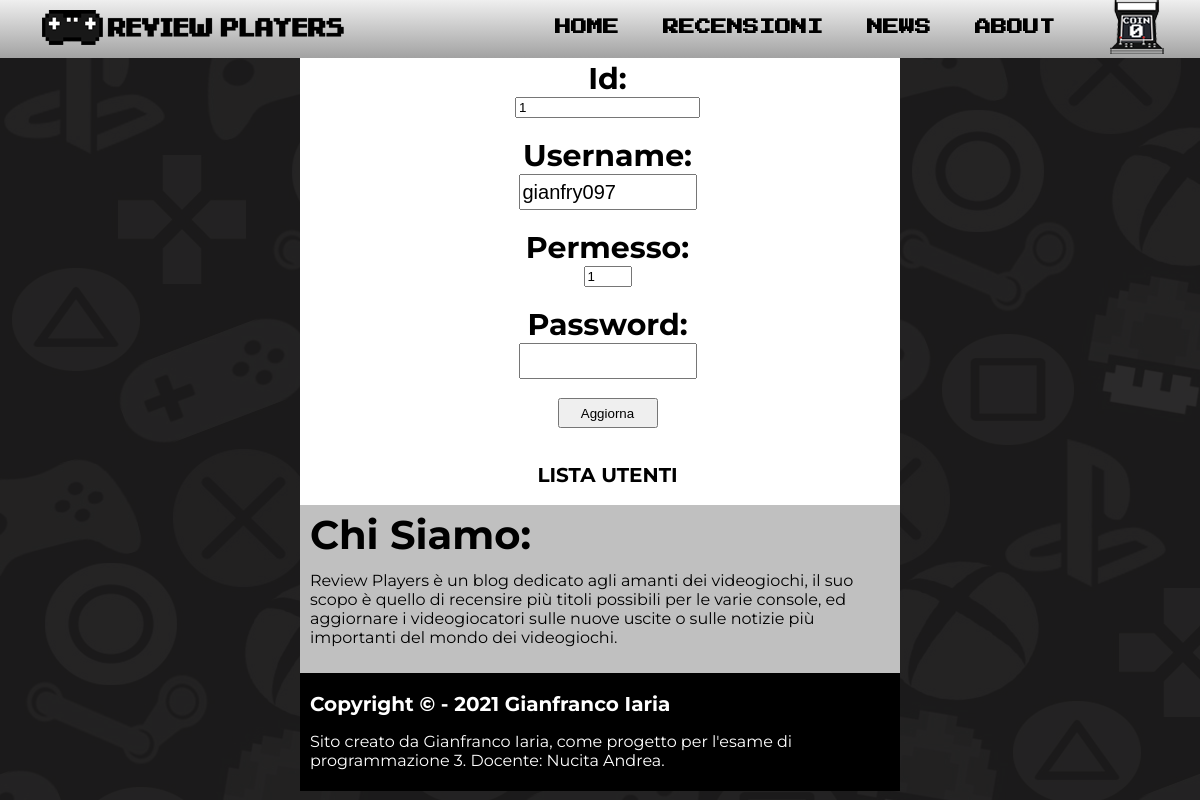
The page /include/aggiornamento/modificautenti.php?id=1 (signed in) on the database its author committed.
### tables this page shows
CREATE TABLE `utenti` (
  `id` int(10) UNSIGNED NOT NULL,
  `username` varchar(50) NOT NULL,
  `password` varchar(100) NOT NULL,
  `permesso` int(11) NOT NULL
);

### include/aggiornamento/modificautenti.php (the view, shortened to what this page needs)
<?php
    if(!isset($_SESSION['username']) || !isset($_SESSION['grant']) ) {
        ?> <script> alert("Non hai l'autorizzazione per accedere a questa pagina!"); window.location = "../../index.php"; </script> <?php
    }else {
    	?>
		<!DOCTYPE html>
		<html lang="it">
 		<head>
	    	<link rel="stylesheet" type="text/css" href="../../css/stylemodificautenti.css?version=2.0"/>
	    	<link rel="stylesheet" media="screen and (max-width:655px)" href="../../css/mobile.css?version=1.0">
		</head>
		 <body>
		    <header>
		        <div class="logo">
		            <a href="../../index.php"><img src="../../images/logo.png" alt="logo"/></a>
		        </div>
		        <nav>
		            <ul>
		                <li><a href="../../index.php">HOME</a></li>
		                <li><a href="../../pagine/recensioni.php">RECENSIONI</a></li>
		                <li><a href="../../pagine/news.php">NEWS</a></li>
		                <li><a href="#chisiamo">ABOUT</a></li>
		            </ul>
		        </nav>
		        <div class="admin">
		            <a href="../../pagine/accesso.php"><img src="../../images/admin1.png" onmouseover="src='../../images/out.png'" onmouseout="src='../../images/admin1.png'"></a>
		        </div>
		    </header>
		    <div class="content">
		        <?php
		            include('../dbconfig.php');
		            $id = $_GET['id'];
		            $sql = "SELECT * FROM utenti WHERE id ='$id'";
		            $risultati = mysqli_query($connection,$sql) or die(mysqli_error($connection));
		            if (mysqli_num_rows($risultati) > 0) {
		            while($row = mysqli_fetch_assoc($risultati)) {
		                if(isset($_POST['aggiorna'])) {
		                	$updateid = $_POST['id'];
		                    $updateuser = $_POST['user'];
		                    $updatepass = $_POST['password'];
		                    $updatepermesso = $_POST['permesso'];
		                    $updateuser = stripslashes($updateuser);
		                    $updatepass = stripslashes($updatepass);
							$pattern = '/^[A-Za-z0-9]{6,15}$/';
							$pattern2 = '/^(?=.*\d)(?=.*[A-Z])(?=.*[a-z])(?=.*[_.\-()?#;:!@])[0-9A-Za-z_.\-()?#;:!@]{6,15}$/';
							if (empty($updateuser) || empty($updatepass)) {
								?> <script> window.alert('Non puoi lasciare campi vuoti!'); window.location.href='../../pagine/utente/utenti.php'; </script> <?php
						    } else if (strlen($updateuser) < 6) {
								?> <script> window.alert('Username non valido. Deve contenere almeno 6 caratteri'); window.location.href='../../pagine/utente/utenti.php'; </script> <?php ;
							} else if (strlen($updatepass) < 6) {
							    ?> <script> window.alert('Password non valida. Deve contenere almeno 6 caratteri'); window.location.href='../../pagine/utente/utenti.php'; </script> <?php ;
							} else if (!preg_match($pattern, $updateuser)) {
							    ?> <script> window.alert('Username non valido. Hai inserito caratteri speciali o hai superato il massimo di 15 caratteri!'); window.location.href='../../pagine/utente/utenti.php'; </script> <?php ;
							} else if (!preg_match($pattern2, $updatepass)) {
							    ?> <script> window.alert('Password non valida. Inserisci numeri, lettere ed un carattere speciale, e non superare i 15 caratteri!'); window.location.href='../../pagine/utente/utenti.php'; </script> <?php ;
							} else {
    							$passwordcriptata = md5($updatepass);
		                    	$sqlaggiornauser = "UPDATE `utenti` SET `id` = '$updateid', `username` = '$updateuser', `password` = '$passwordcriptata', `permesso` = '$updatepermesso' WHERE `id`='$id'";
		                    	$risultatiagg = mysqli_query($connection,$sqlaggiornauser) or die(mysqli_error($connection));
		                    	if($risultatiagg) {
		                        	echo ("<script LANGUAGE='JavaScript'> window.alert('Utente inserito con successo!'); window.location.href='../../pagine/utente/utenti.php'; </script>");
		                    	}
		                    }
		                } else{
		                    ?>
		                    <center>
		                    <form action="" method="post">
		                    <b>Id:</b><br>
		                    <input name="id" type="number" id="id" value="<?php echo $row["id"];?>"> <br><br>
		                    <b>Username:</b><br>
		                    <input name="user" type="text" id="user" class="userinput" value="<?php echo $row["username"];?>"> <br><br>
		                    <b>Permesso:</b><br>
		                    <input name="permesso" type="number" id="permesso" class="newutentepermesso" placeholder="0 = No, 1 = Si" min="0" max="1" value="<?php echo $row["permesso"];?>"> <br><br>
		                    <b>Password:</b><br>
		                    <input name="password" type="password" id="password" class="passinput"> <br><br>
		                    <input class="aggiorna" onclick="return(confirm('Sei sicuro di voler applicare le modifiche?'))" type="submit" name="aggiorna" value="Aggiorna"> <br><br>
		                    </form>
		                    </center>
		                    <p class="userlists" align="center"><a href='../../pagine/utente/utenti.php' class='add' align='center'>LISTA UTENTI</a></p>
		                    <?php
		                }
		            }
		        }
		        ?>
		    </div>
		    <footer id="footer1">
		        <div id="chisiamo">
		            <h1 id="titolo1">Chi Siamo:</h1>
		            <p class="info1">Review Players è un blog dedicato agli amanti dei videogiochi, il suo scopo è quello di recensire più titoli possibili per le varie console, ed aggiornare i videogiocatori sulle nuove uscite o sulle notizie più importanti del mondo dei videogiochi.</p>
		        </div>
		    </footer>
		    <footer id="footer2">
		        <h1 id="titolo2">Copyright &copy - 2021 Gianfranco Iaria</h1>
		        <p class="info2">Sito creato da Gianfranco Iaria, come progetto per l'esame di programmazione 3. Docente: Nucita Andrea.</p>
		    </footer>
		 </body>
		</html>
		<?php
	}
?>

### css/stylemodificautenti.css (style rules this page uses)
body { box-sizing: border-box; margin: 0; padding: 0; background-image: url('../images/sfondobody.png'); background-image: no-repeat; background-attachment: fixed; }
header { top: 0; position: sticky; display: flex; justify-content: flex-end; align-items: center; padding: 0px 3%; background: linear-gradient(to bottom, #efefef 0%, #a2a2a2 100%); min-width: 100px; font-weight: bold; }
nav ul li a { font-family: 'Press Start 2P', cursive; text-decoration: none; color: black; }
nav ul li a { transition: all 0.3s ease 0s; }
nav ul { list-style: none; }
nav ul li { display: inline-block; padding: 0px 20px; }
.logo { margin-right: auto; }
.admin { margin-left: 35px; }
.content { width: 600px; max-width: 100%; margin: auto; padding: 2px 0px; background: white; font-family: 'Montserrat', sans-serif; word-wrap: break-word; }
input { margin-left: 15px; }
b { padding-left: 15px; font-size: 30px; }
.userinput { height: 30px; width: 170px; font-size: 20px; }
.passinput { height: 30px; width: 170px; }
input.aggiorna { cursor: pointer; height: 30px; width: 100px; }
.userlists a { color: black; text-decoration: none; font-size: 20px; padding-left: 15px; font-weight: bold; }
#footer1 { background: #C0C0C0; font-family: 'Montserrat', sans-serif; margin: auto; padding: 5px 0px; width: 600px; max-width: 100%; }
h1#titolo1 { margin-top: 0px; color: black; font-size: 40px; font-weight: bold; padding-left: 10px; }
p.info1 { margin-top: -15px; padding-left: 10px; margin-bottom: 30px; }
#footer2 { background: black; font-family: 'Montserrat', sans-serif; margin: auto; padding: 5px 0; width: 600px; max-width: 100%; margin-top: -0.7%; }
h1#titolo2 { color: white; font-weight: bold; padding-left: 10px; font-size: 20px; }
p.info2 { color: white; padding-left: 10px; }

### css/mobile.css (style rules this page uses)
header { top: 0; position: sticky; display: flex; padding: 0px 3%; background: linear-gradient(to bottom, #efefef 0%, #a2a2a2 100%); font-weight: bold; }
nav { position: relative; left: 25px; }
.logo img { width: 130%; }
.logo { position: relative; }

### rows shown on the page
utenti: id "1", user "gianfry097", permesso "1"
